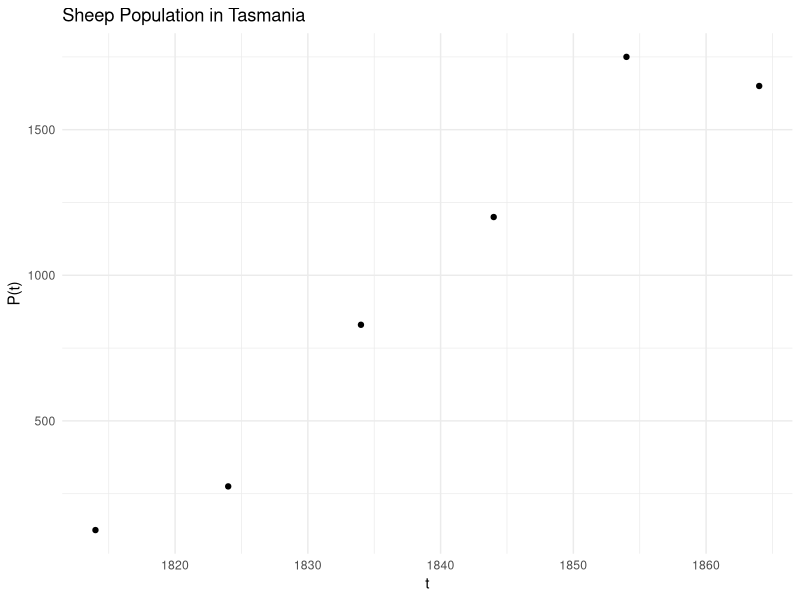
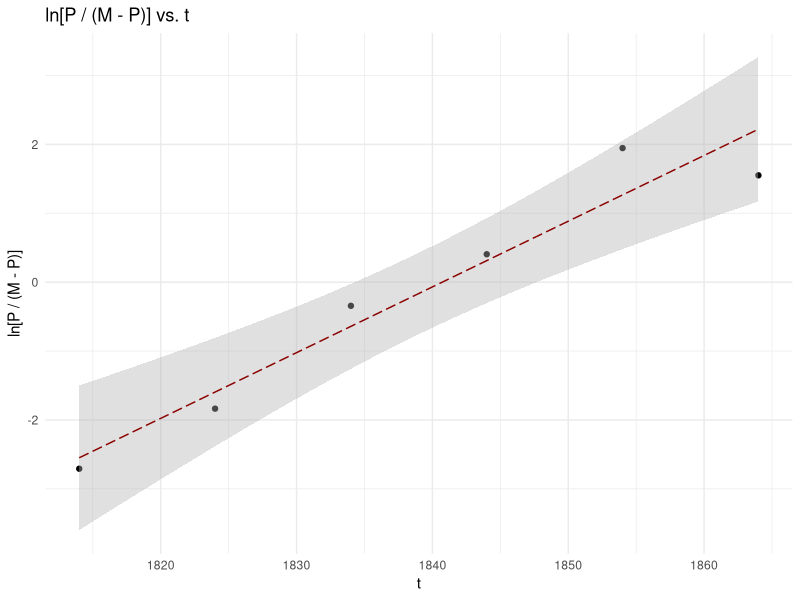
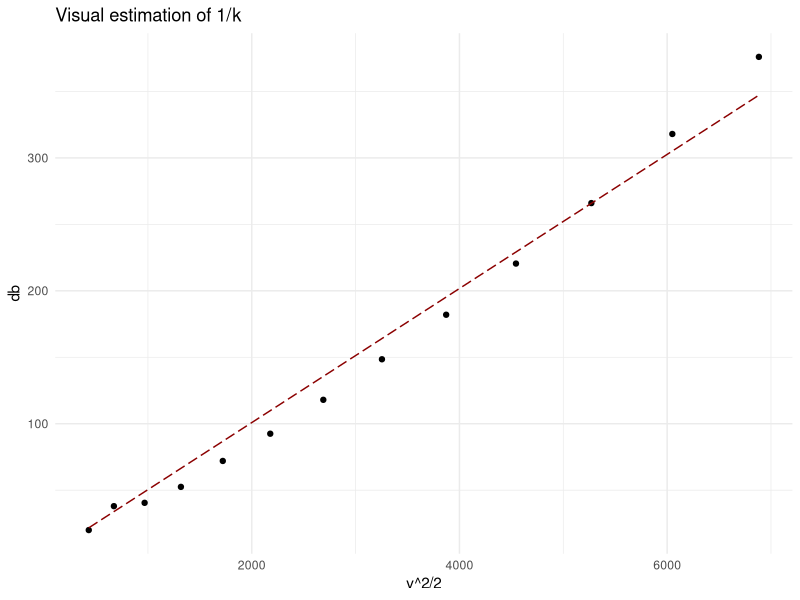

Write the R code that produced these figures, in order.
## ---- chunk 1
knitr::opts_chunk$set(warning=FALSE, message=FALSE, fig.align='center', comment=NA, echo=FALSE)
## ---- chunk 2
t <- c(1814, 1824, 1834, 1844, 1854, 1864)
P <- c(125, 275, 830, 1200, 1750, 1650)
## ---- chunk 3
library(ggplot2)
theme_set(theme_minimal())
qplot(t, P, main = 'Sheep Population in Tasmania', ylab = 'P(t)')
## ---- chunk 4
qplot(t, log(P / (2000 - P)), ylab = 'ln[P / (M - P)]', main = 'ln[P / (M - P)] vs. t') +
  stat_smooth(method = 'lm', lty = 5, lwd = 0.5, col = 'darkred', fill = 'grey70')
## ---- chunk 5
M <- 2000
rM <- lm(log(P / (M - P)) ~ t)$coefficients[[2]]
## ---- chunk 6
v <- seq(20, 80, 5) * 5280 / 3600
db <- c(20, 38, 40.5, 52.5, 72, 92.5, 118, 148.5, 182, 220.5, 266, 318, 376)
## ---- chunk 7
qplot(v^2/2, db, main = 'Visual estimation of 1/k') +
  stat_smooth(method = 'lm', formula = y ~ x + 0, se = FALSE,
              lty = 5, lwd = 0.5, col = 'darkred')
